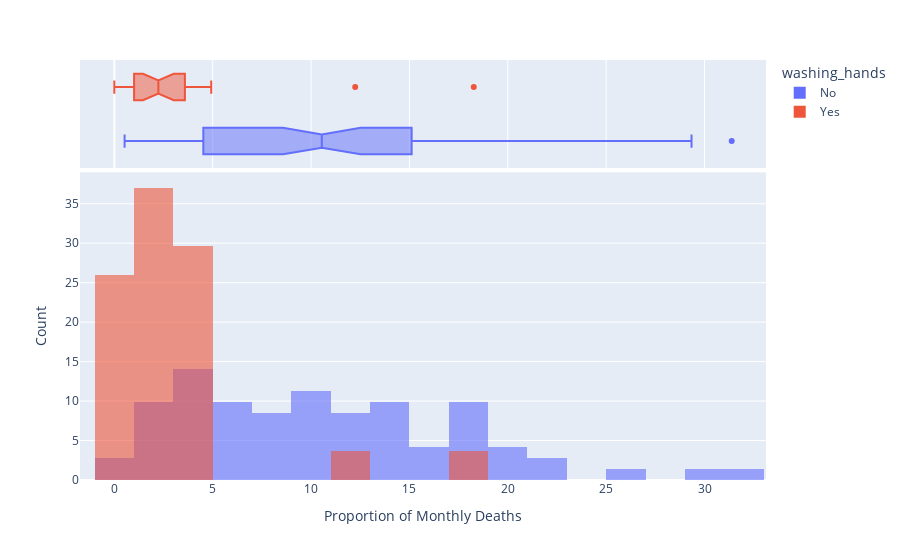

Notebook source saved alongside this figure:
### Code cell
hist = px.histogram(df_data, 
                   x='pct_deaths', 
                   color='washing_hands',
                   nbins=30,
                   opacity=0.6,
                   barmode='overlay',
                   histnorm='percent',
                   marginal='box',)

hist.update_layout(xaxis_title='Proportion of Monthly Deaths',
                   yaxis_title='Count',)

hist.show()

### Figure 1 — Plotly figure (JSON) as saved in the notebook; plotly's stock layout.template omitted (floating-point values rounded to 4 significant figures)
{"data": [{"alignmentgroup": "True", "bingroup": "x", "histnorm": "percent", "hovertemplate": "washing_hands=No<br>pct_deaths=%{x}<br>percent=%{y}<extra></extra>", "legendgroup": "No", "marker": {"color": "#636efa", "opacity": 0.6, "pattern": {"shape": ""}}, "name": "No", "nbinsx": 30, "offsetgroup": "No", "orientation": "v", "showlegend": true, "type": "histogram", "x": [14.57, 7.531, 4.332, 1.569, 0.7843, 5, 8.421, 1.351, 1.878, 11.02, 22.55, 20.85, 12.22, 10.23, 10.74, 3.226, 6.593, 20.78, 25.46, 18.39, 29.34, 22.97, 31.38, 19.12, 15.97, 12.41, 11.93, 6.098, 4.082, 0.5236, 1.554, 2.262, 17.6, 7.143, 8.051, 15.16, 11.28, 17.03, 17.31, 5.833, 2.679, 4.369, 6.32, 1.224, 3.226, 11.02, 10.55, 7.591, 4.745, 4.452, 4.231, 4.392, 7.143, 6.122, 3.586, 10.55, 14.84, 10.94, 10.49, 13.39, 18.09, 15.43, 18.97, 13.44, 10.15, 13.1, 18.06, 14.39, 14.96, 10.77, 5.369], "xaxis": "x", "yaxis": "y"}, {"alignmentgroup": "True", "hovertemplate": "washing_hands=No<br>pct_deaths=%{x}<extra></extra>", "legendgroup": "No", "marker": {"color": "#636efa"}, "name": "No", "notched": true, "offsetgroup": "No", "showlegend": false, "type": "box", "x": [14.57, 7.531, 4.332, 1.569, 0.7843, 5, 8.421, 1.351, 1.878, 11.02, 22.55, 20.85, 12.22, 10.23, 10.74, 3.226, 6.593, 20.78, 25.46, 18.39, 29.34, 22.97, 31.38, 19.12, 15.97, 12.41, 11.93, 6.098, 4.082, 0.5236, 1.554, 2.262, 17.6, 7.143, 8.051, 15.16, 11.28, 17.03, 17.31, 5.833, 2.679, 4.369, 6.32, 1.224, 3.226, 11.02, 10.55, 7.591, 4.745, 4.452, 4.231, 4.392, 7.143, 6.122, 3.586, 10.55, 14.84, 10.94, 10.49, 13.39, 18.09, 15.43, 18.97, 13.44, 10.15, 13.1, 18.06, 14.39, 14.96, 10.77, 5.369], "xaxis": "x2", "yaxis": "y2"}, {"alignmentgroup": "True", "bingroup": "x", "histnorm": "percent", "hovertemplate": "washing_hands=Yes<br>pct_deaths=%{x}<br>percent=%{y}<extra></extra>", "legendgroup": "Yes", "marker": {"color": "#EF553B", "opacity": 0.6, "pattern": {"shape": ""}}, "name": "Yes", "nbinsx": 30, "offsetgroup": "Yes", "orientation": "v", "showlegend": true, "type": "histogram", "x": [3.215, 1.923, 3.607, 18.27, 12.24, 2.239, 1.2, 1.894, 4.58, 3.957, 4.472, 2.93, 3.534, 0.6873, 0, 0.6557, 0.9585, 1.136, 0.3717, 0, 0.9615, 2.341, 2.903, 1.34, 2.233, 3.085, 4.926], "xaxis": "x", "yaxis": "y"}, {"alignmentgroup": "True", "hovertemplate": "washing_hands=Yes<br>pct_deaths=%{x}<extra></extra>", "legendgroup": "Yes", "marker": {"color": "#EF553B"}, "name": "Yes", "notched": true, "offsetgroup": "Yes", "showlegend": false, "type": "box", "x": [3.215, 1.923, 3.607, 18.27, 12.24, 2.239, 1.2, 1.894, 4.58, 3.957, 4.472, 2.93, 3.534, 0.6873, 0, 0.6557, 0.9585, 1.136, 0.3717, 0, 0.9615, 2.341, 2.903, 1.34, 2.233, 3.085, 4.926], "xaxis": "x2", "yaxis": "y2"}], "layout": {"autosize": true, "barmode": "overlay", "legend": {"title": {"text": "washing_hands"}, "tracegroupgap": 0}, "margin": {"t": 60}, "xaxis": {"anchor": "y", "autorange": true, "domain": [0, 1], "range": [-1.743, 33.12], "title": {"text": "Proportion of Monthly Deaths"}, "type": "linear"}, "xaxis2": {"anchor": "y2", "autorange": true, "domain": [0, 1], "matches": "x", "range": [-1.743, 33.12], "showgrid": true, "showticklabels": false, "type": "linear"}, "yaxis": {"anchor": "x", "autorange": true, "domain": [0, 0.7326], "range": [0, 38.99], "title": {"text": "Count"}}, "yaxis2": {"anchor": "x2", "autorange": true, "domain": [0.7426, 1], "matches": "y2", "range": [-0.5, 1.5], "showgrid": false, "showline": false, "showticklabels": false, "ticks": "", "type": "category"}}}
